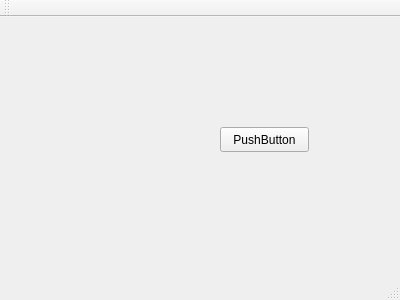
<?xml version="1.0" encoding="UTF-8"?>
<ui version="4.0">
 <class>MainWindow</class>
 <widget class="QMainWindow" name="MainWindow">
  <property name="geometry">
   <rect>
    <x>0</x>
    <y>0</y>
    <width>400</width>
    <height>300</height>
   </rect>
  </property>
  <property name="windowTitle">
   <string>MainWindow</string>
  </property>
  <widget class="QWidget" name="centralWidget">
   <widget class="QPushButton" name="pushButton">
    <property name="geometry">
     <rect>
      <x>220</x>
      <y>110</y>
      <width>89</width>
      <height>25</height>
     </rect>
    </property>
    <property name="text">
     <string>PushButton</string>
    </property>
   </widget>
  </widget>
  <widget class="QMenuBar" name="menuBar">
   <property name="geometry">
    <rect>
     <x>0</x>
     <y>0</y>
     <width>400</width>
     <height>28</height>
    </rect>
   </property>
  </widget>
  <widget class="QToolBar" name="mainToolBar">
   <attribute name="toolBarArea">
    <enum>TopToolBarArea</enum>
   </attribute>
   <attribute name="toolBarBreak">
    <bool>false</bool>
   </attribute>
  </widget>
  <widget class="QStatusBar" name="statusBar"/>
 </widget>
 <layoutdefault spacing="6" margin="11"/>
 <resources/>
 <connections/>
</ui>
